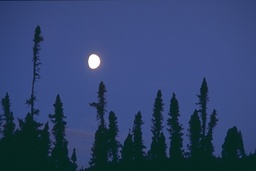
#> input picture Experiments/Image Segmentation exp/238011.jpg, 256 x 171 px, shrunk from 481 x 321 before the run
$ jupyter execute --allow-errors 'HENI-FinalModified-POCS-APOCS-For-Image Segementation-Experiment ======test=======-Copy1.ipynb'   (text cells are left out)
#> lines starting #> are read from the running program, lines starting #| are printed output that depends on the picture; after the words box and inside, x2 and y2 are one past the last pixel; in counts of white or black regions, pixels touching at a corner belong together; long printed decimals are rounded; pictures that were not available may be replaced by others from this repository, and a replacement may not be noted
[cell 1]
import numpy as np
import random
import math
from matplotlib import pyplot as plt
from sklearn.datasets.samples_generator import make_blobs
import time
import pandas as pd

[cell 2]
cluster=2# number of clusters

[cell 3]
# [12 lines left out: function generateRandomCenters, not called in this run]

[cell 4]
# generateRandomCenters(cluster,x)

[cell 5]
# intialize random member ship
def initializeMembershipMatrix(n):
    membership_mat = list()
    for i in range(n.shape[0]):
        random_num_list = [random.random() for i in range(cluster)]
        summation = sum(random_num_list)
        temp_list = [x/summation for x in random_num_list]
        membership_mat.append(temp_list)
    return np.asarray(membership_mat)

[cell 6]
def updateMembershipValue3_2(u, v,val):

    distances = cdist(val, v,metric='euclidean')
# [7 lines of commented-out code are left out]
    print(distances.shape)
    return distances

[cell 7]
# [44 lines left out: function CalculateWeightValues2, not called in this run]

[cell 8]
from scipy.spatial.distance import cdist

def CalculateWeightValues(cluster_center,val,q):

    size=val.shape[0]
    distances= np.arange(size)
    membership=[]
    currentCenter=v[q]

    distances = cdist(x, v,metric='euclidean')[:,q]

#     for j in range(size):
# #         distances.append(np.linalg.norm(val[j]-currentCenter ))
#         distances[j]=np.linalg.norm(val[j]-currentCenter )

    sumdistance=np.sum(distances)
    membership= distances/sumdistance
#     print(np.sum(membership, axis=0))
    return membership

[cell 9]
start=time.time()
#> (the rest of this cell did not finish here and is left out)

[cell 10]
np.linalg.norm(43-238 )

# np.reshape(x[0],(1,1))
# x[0].shape

# w=updateMembershipValue3_2(u,v,x)
# # ny=np.argmin(w,axis=1)
# w
#> (the rest of this cell did not finish here and is left out)

[cell 11]
# [13 lines left out: function CalculateWeightValuesByIndex, not called in this run]

[cell 12]
# [5 lines left out: function calcError, not called in this run]

[cell 13]
# [8 lines left out: function moveVtoTheCenter, not called in this run]

[cell 14]
import cv2
# img = cv2.imread('42049.jpg',0)
# e = cv2.imread('42049s.png',0)

img = cv2.imread('238011.jpg',0)
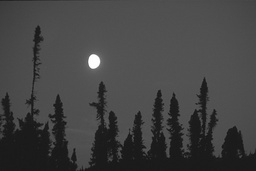
#> img: shape (171, 256); min 18, max 255, mean 66.6
e = cv2.imread('238011s.png',0)
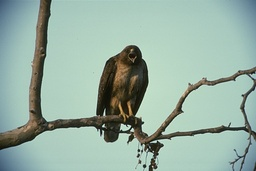
#> input picture Experiments/Image Segmentation exp/42049.jpg, 256 x 171 px, shrunk from 481 x 321 before the run, given in place of 238011s.png, which was not available
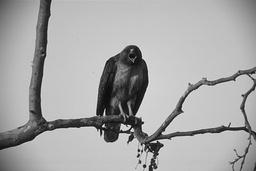
#> e: shape (171, 256); min 4, max 238, mean 166.6

# [9 lines of commented-out code are left out]


ret,e = cv2.threshold(e,100,255,cv2.THRESH_BINARY)
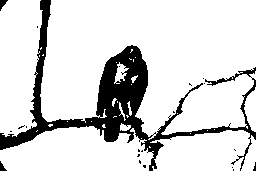
#> e: shape (171, 256); 84.6% white; 21 black regions (18 under 20 px), largest, box (x1, y1, x2, y2) and area: (0, 0, 256, 171) 6574, (0, 0, 8, 11) 45, (0, 161, 7, 171) 36


height, width = img.shape[0],img.shape[1]
#> height = 171; width = 256
img_list = np.reshape(img, (height*width, 1))

plt.imshow(img, cmap='gray')
plt.show()

plt.imshow(e, cmap='gray')
plt.show()


x=img_list
# x=img

[cell 15]
# [17 lines of commented-out code are left out]

[cell 16]
# [6 lines of commented-out code are left out]

[cell 17]
def _k_init(X, n_clusters, x_squared_norms, random_state, n_local_trials=None):
    """Init n_clusters seeds according to k-means++
    Parameters
    ----------
    X : array or sparse matrix, shape (n_samples, n_features)
        The data to pick seeds for. To avoid memory copy, the input data
        should be double precision (dtype=np.float64).
    n_clusters : integer
        The number of seeds to choose
    x_squared_norms : array, shape (n_samples,)
        Squared Euclidean norm of each data point.
    random_state : int, RandomState instance
        The generator used to initialize the centers. Use an int to make the
        randomness deterministic.
        See :term:`Glossary <random_state>`.
    n_local_trials : integer, optional
        The number of seeding trials for each center (except the first),
        of which the one reducing inertia the most is greedily chosen.
        Set to None to make the number of trials depend logarithmically
        on the number of seeds (2+log(k)); this is the default.
    Notes
    -----
    Selects initial cluster centers for k-mean clustering in a smart way
    to speed up convergence. see: Arthur, D. and Vassilvitskii, S.
    "k-means++: the advantages of careful seeding". ACM-SIAM symposium
    on Discrete algorithms. 2007
    Version ported from http://www.stanford.edu/~darthur/kMeansppTest.zip,
    which is the implementation used in the aforementioned paper.
    """
#> called with X = array of shape (43776, 1), n_clusters = 2, x_squared_norms = array of shape (43776,)
    n_samples, n_features = X.shape
#> n_samples = 43776; n_features = 1

    centers = np.empty((n_clusters, n_features), dtype=X.dtype)
#> centers = [0, 0]

    assert x_squared_norms is not None, 'x_squared_norms None in _k_init'

    # Set the number of local seeding trials if none is given
    if n_local_trials is None:
        # This is what Arthur/Vassilvitskii tried, but did not report
        # specific results for other than mentioning in the conclusion
        # that it helped.
        n_local_trials = 2 + int(np.log(n_clusters))

    # Pick first center randomly
    center_id = random_state.randint(n_samples)
#> center_id = 18816
    if sp.issparse(X):
        centers[0] = X[center_id].toarray()
    else:
        centers[0] = X[center_id]

    # Initialize list of closest distances and calculate current potential
    closest_dist_sq = euclidean_distances(
        centers[0, np.newaxis], X, Y_norm_squared=x_squared_norms,
        squared=True)
    current_pot = closest_dist_sq.sum()
#> current_pot = 23765638

    # Pick the remaining n_clusters-1 points
    for c in range(1, n_clusters):
        # Choose center candidates by sampling with probability proportional
        # to the squared distance to the closest existing center
        rand_vals = random_state.random_sample(n_local_trials) * current_pot
        candidate_ids = np.searchsorted(stable_cumsum(closest_dist_sq),
                                        rand_vals)

        # Compute distances to center candidates
        distance_to_candidates = euclidean_distances(
            X[candidate_ids], X, Y_norm_squared=x_squared_norms, squared=True)

        # Decide which candidate is the best
        best_candidate = None
        best_pot = None
        best_dist_sq = None
        for trial in range(n_local_trials):
            # Compute potential when including center candidate
            new_dist_sq = np.minimum(closest_dist_sq,
                                     distance_to_candidates[trial])
            new_pot = new_dist_sq.sum()

            # Store result if it is the best local trial so far
            if (best_candidate is None) or (new_pot < best_pot):
                best_candidate = candidate_ids[trial]
                best_pot = new_pot
                best_dist_sq = new_dist_sq

        # Permanently add best center candidate found in local tries
        if sp.issparse(X):
            centers[c] = X[best_candidate].toarray()
        else:
            centers[c] = X[best_candidate]
        current_pot = best_pot
        closest_dist_sq = best_dist_sq
#> this loop made 1 pass
#> (rand_vals, candidate_ids) on pass 1: ([4352737.8, 18778502], [32823, 41782])
#> after the loop, centers = [83, 29]

    return centers

[cell 18]
# x_squared_norms = np.row_norms(x, squared=True)

from sklearn.utils.extmath import row_norms
from sklearn.utils.extmath import row_norms, squared_norm, stable_cumsum
import scipy.sparse as sp
from sklearn.metrics.pairwise import euclidean_distances

c = _k_init(x,cluster, row_norms(x, squared=True), np.random.RandomState())
#> c = [83, 29]
c.shape
#> Out = (2, 1)

[cell 19]
import random
# x =np.asarray( random.sample(x.tolist(), len(x.tolist())))
# print(x[:5,])

u=initializeMembershipMatrix(x)
#> the loop in initializeMembershipMatrix, `for i in range(n.shape[0]):` made 43776 passes
#> temp_list on passes 1 to 3: [0.527, 0.473], [0.619, 0.381], [0.558, 0.442]
#> after the loop in initializeMembershipMatrix, `for i in range(n.shape[0]):`: membership_mat = 43776 items
#> u = 43776 pairs, first value 4.97e-05 to 1, second value 3.04e-05 to 1
v=c#generateRandomCenters(cluster,x)
#> v = [83, 29]

w=updateMembershipValue3_2(u,v,x)
#> in updateMembershipValue3_2, `distances = cdist(val, v,metric='euclidean')`: distances = 43776 pairs, first value 0 to 172, second value 0 to 226
#| (43776, 2)
#> w has the same summary as distances in updateMembershipValue3_2


ny=np.argmin(w,axis=1)
plt.show()

[cell 20]
# val=x
import time
errorlist=[]
start=time.time()
for t in range(50):

    for q in range(cluster):

        val=x[ny == q,:]

        if(val.shape[0]!=0):
            currentClusterCenter=v[q]

            weight=CalculateWeightValues(currentClusterCenter,val,q)

            temp=0

            for i in range(val.shape[0]):
                temp += weight[i]*(val[i]- currentClusterCenter)
            v[q]= v[q]+temp

    w=updateMembershipValue3_2(u,v,x)
    ny=np.argmin(w,axis=1)
    print(t)
#> this loop made 50 passes
#> after the loop, v = [147, 187]

[cell 21]
# [5 lines of commented-out code are left out]

[cell 22]
index = np.copy(ny)
index = np.reshape(index, (height, width))
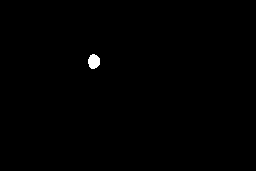
#> index: shape (171, 256) int64; values 0 (black) and 1 (white), 0.32% white; 1 white region, box (x1, y1, x2, y2) and area: (88, 54, 100, 69) 140

# axes = plt.gca()
plt.imshow(index, cmap='gray')
plt.show(block=True)

# ny[ny==1]=0

# # ny=np.argmin(w,axis=1)
np.unique(ny)
v
#> Out = [147, 187]

[cell 23]
#  ny[ny==1]=255


print(np.unique(ny))
#| [0 1]

print(np.unique(e))
#| [  0 255]

# # print(ny.shape)
# # print(img_list.flatten().shape)

from sklearn.metrics.cluster import adjusted_rand_score
adjusted_rand_score(e.flatten(),ny)
#> Out = -0.00513

[cell 24]
from sklearn.metrics.cluster import normalized_mutual_info_score
print(normalized_mutual_info_score(e.flatten(),ny))
#| 0.002373

from sklearn.metrics import mean_squared_error
print(mean_squared_error(e.flatten(),ny))
#| 55028.096

from sklearn.metrics.cluster import adjusted_rand_score
print(adjusted_rand_score(e.flatten(),ny))
#| -0.005133
